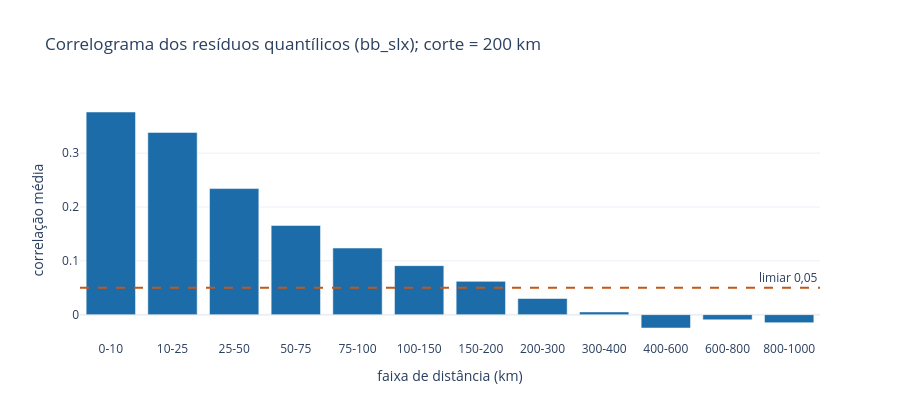

Notebook cell for this chart:
### Markdown cell above
## Parte 15 · Erros-padrão de Conley (HAC espacial) do modelo final

O modelo final (`modelo_final` de `final_decisao.json`) ainda deixa resíduos correlacionados no espaço
(Moran > 0). Os EPs baseados no modelo
supõem observações independentes, logo são pequenos demais. Esta Parte troca-os por EPs robustos.

**Regra (escrita antes de ver os EPs).**
1. Correlograma dos resíduos quantílicos (semente 0) do modelo final, faixas [ini, fim) em km:
   0, 10, 25, 50, 75, 100, 150, 200, 300, 400, 600, 800, 1000.
2. **Corte de Conley = borda inferior da primeira faixa com correlação < 0,05.**
3. Sensibilidade: corte × 0,5 e × 2, e conglomerado por UF (27 grupos, com correção G/(G−1)·(N−1)/(N−k)),
   que é um limite conservador (trata cada UF como um bloco com correlação livre dentro dele).
4. Núcleo de Bartlett, distância de círculo máximo, sem correção de pequena amostra.
5. Um coeficiente "muda" se |z| > 1,96 com o EP do modelo e não com o EP de Conley (corte da regra), ou o inverso.

### Code cell
FIN = json.loads((TAB / "final_decisao.json").read_text())
NOME_F = FIN["modelo_final"]
CF = E.CANDIDATOS.get(NOME_F) or E.EXTENSOES[NOME_F]
AF = CF.ajustar(df, mapa)
NB_ = AF.extra["n_beta"]
PIF = np.asarray(CF.prever(AF, df, mapa), float); THF = E.prever_theta(AF, df, mapa)
RF = G.residuos_quantilicos_rapido(y, n, PIF, theta=THF, rng=0)
lat, lon = df["lat"].to_numpy(float), df["lon"].to_numpy(float)
FAIXAS = [0, 10, 25, 50, 75, 100, 150, 200, 300, 400, 600, 800, 1000]
CG = S.correlograma(RF, lat, lon, FAIXAS); CG.to_csv(TAB / "final_correlograma.csv", index=False)
abaixo = CG[CG.correlacao < 0.05]
CORTE = float(abaixo.iloc[0]["ini_km"])
print("modelo final:", NOME_F, "| n_beta:", NB_, "| params:", len(AF.modelo.params), "| corte de Conley:", CORTE, "km")
print(CG.to_string(index=False))
fig = go.Figure(go.Bar(x=[f"{a:g}-{b:g}" for a, b in zip(CG.ini_km, CG.fim_km)], y=CG.correlacao, marker_color="#1b6ca8"))
fig.add_hline(y=0.05, line_dash="dash", line_color="#c2571a", annotation_text="limiar 0,05")
fig.update_layout(title=f"Correlograma dos resíduos quantílicos ({NOME_F}); corte = {CORTE:g} km", xaxis_title="faixa de distância (km)", yaxis_title="correlação média", template="plotly_white", height=420)
G.salvar(fig, FIG / "final_correlograma.html"); fig.show()

### Figure 1 — Plotly figure (JSON) as saved in the notebook; plotly's stock layout.template omitted (floating-point values rounded to 4 significant figures)
{"data": [{"marker": {"color": "#1b6ca8"}, "type": "bar", "x": ["0-10", "10-25", "25-50", "50-75", "75-100", "100-150", "150-200", "200-300", "300-400", "400-600", "600-800", "800-1000"], "y": [0.3764, 0.3386, 0.2342, 0.1657, 0.1237, 0.09106, 0.06188, 0.03, 0.005018, -0.0248, -0.00954, -0.01496]}], "layout": {"annotations": [{"showarrow": false, "text": "limiar 0,05", "x": 1, "xanchor": "right", "xref": "x domain", "y": 0.05, "yanchor": "bottom", "yref": "y"}], "height": 420, "shapes": [{"line": {"color": "#c2571a", "dash": "dash"}, "type": "line", "x0": 0, "x1": 1, "xref": "x domain", "y0": 0.05, "y1": 0.05, "yref": "y"}], "title": {"text": "Correlograma dos resíduos quantílicos (bb_slx); corte = 200 km"}, "xaxis": {"title": {"text": "faixa de distância (km)"}}, "yaxis": {"title": {"text": "correlação média"}}}}
